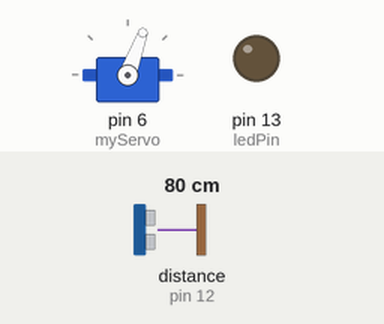
The sketch below on a simulated Arduino Uno, built with avr-gcc and run on an emulated ATmega328P. Shown: servo, output pins drawn as LEDs (lit = HIGH). Wiring (inferred from the names in the program): ultrasonic range finder: trigger pin 11; echo pin 12. Inputs (shaded band) come from the test bench; at power-on: distance to the obstacle (sensor on pin 12) 80 cm. The echo pulse lasts 58.3 µs per cm; pins used as bus, display or sensor lines are not drawn.

Above: at 1.2 s.
1.3 s: distance to the obstacle (sensor on pin 12) set to 7 cm
4.3 s: distance to the obstacle (sensor on pin 12) set to 4 cm
At 4.8 s:
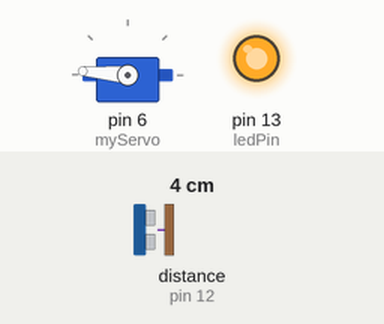
5.8 s: distance to the obstacle (sensor on pin 12) set to 250 cm
At 6.47 s:
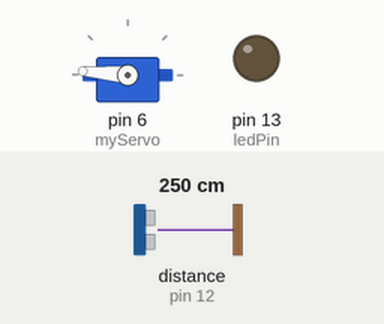
8.8 s: distance to the obstacle (sensor on pin 12) set to 2 cm
At 10.0 s:
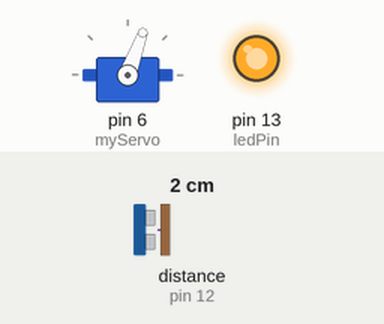
10.3 s: distance to the obstacle (sensor on pin 12) set to 9 cm
At 12.03 s:
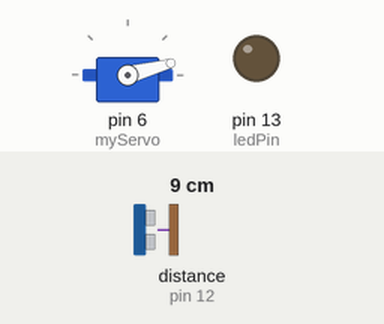
Timing chart, 0 to 14.3 s (numbered marks = the images above; inputs shaded):
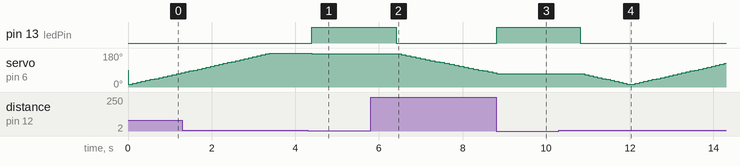

Measured:
- the behaviour switches between 6 and 5 cm on distance to the obstacle (sensor on pin 12) (found by bisection; images 0 and 1)
- after the input at 4.3 s, pin 13 (ledPin): LOW → HIGH after 0.10 s; servo on pin 6 (myServo): goes on until 4.4 s, then stays 175°
- after the input at 5.8 s, pin 13 (ledPin): HIGH → LOW after 0.61 s; servo on pin 6 (myServo): moves from 175° to 75° over 2.2 s, starting after 0.73 s
- after the input at 8.8 s, pin 13 (ledPin): LOW → HIGH at once; servo on pin 6 (myServo): goes on until 8.8 s, then stays 70°
- after the input at 10.3 s, pin 13 (ledPin): HIGH → LOW after 0.52 s; servo on pin 6 (myServo): 70° → 65° after 0.62 s, → 60° 0.10 s later, → 55° 0.10 s later, → 50° 0.10 s later, … (33 changes in this stretch)

The sketch:

Radar_Code.ino
```cpp
#include <Servo.h> // library to use servo motor

const int trigPin = 11;  // trigger pin from ultrasonic Sensor
const int echoPin = 12;  // Echo pin from ultrasonic Sensor
const int ledPin = 13; // Pin for controlling the light bulb

long duration; // duration for echo pin for ultrasonic sensor
int distance;  // store the calculated distance from ultrasonic distance

bool flag=false;  // condition
int i=0;   // initalise for loop

int target_distance=5;   // distance at which u what to detect

Servo myServo;

void setup() {
  pinMode(trigPin, OUTPUT);
  pinMode(echoPin, INPUT);
  pinMode(ledPin, OUTPUT); // Setting the LED pin as an output
  Serial.begin(9600);  // For Serial Monitor at the rate of 9600
  myServo.attach(6);  // signal pin from servo motor
  digitalWrite(ledPin,LOW);  // to keep the LED state off
}

void loop() {
// for one half anti-clock cycle
 for(i=15;i<=200;i+=5)
 {
  flag=false;
  distance=calculateDistance();
  if(distance<target_distance)
  {
    myServo.write(i);
    digitalWrite(ledPin,HIGH);
    delay(2000);
    flag=true;
    i=i-5;    // to use the previous value of i
    continue; // skip the next part of the code and go to next iteration
  }
  else
  {
    digitalWrite(ledPin,LOW);
    flag=false;
  }
  if(!flag){  // if flag state is false then continue on it's track
  myServo.write(i);
  delay(100);
  }
  }

// one half clockwise rotation
 for(i=200;i>=15;i-=5)
 {
  flag=false;
  distance=calculateDistance();
  if(distance<target_distance)
  {
    myServo.write(i);
    digitalWrite(ledPin,HIGH);
    delay(2000);
    flag=true;
    i=i+5;    // to use the previous value of i
    continue; // skip the next part of the code and go to next iteration
  }
  else
  {
    digitalWrite(ledPin,LOW);
    flag=false;
  }
  if(!flag){    // if flag state is false then continue on it's track
  myServo.write(i);
  delay(100);
  }
  }
}

int calculateDistance() {
  digitalWrite(trigPin, LOW);
  delayMicroseconds(2);
  digitalWrite(trigPin, HIGH);
  delayMicroseconds(10);
  digitalWrite(trigPin, LOW);
  duration = pulseIn(echoPin, HIGH);
  distance = duration * 0.034 / 2;
  return distance;
}
```
